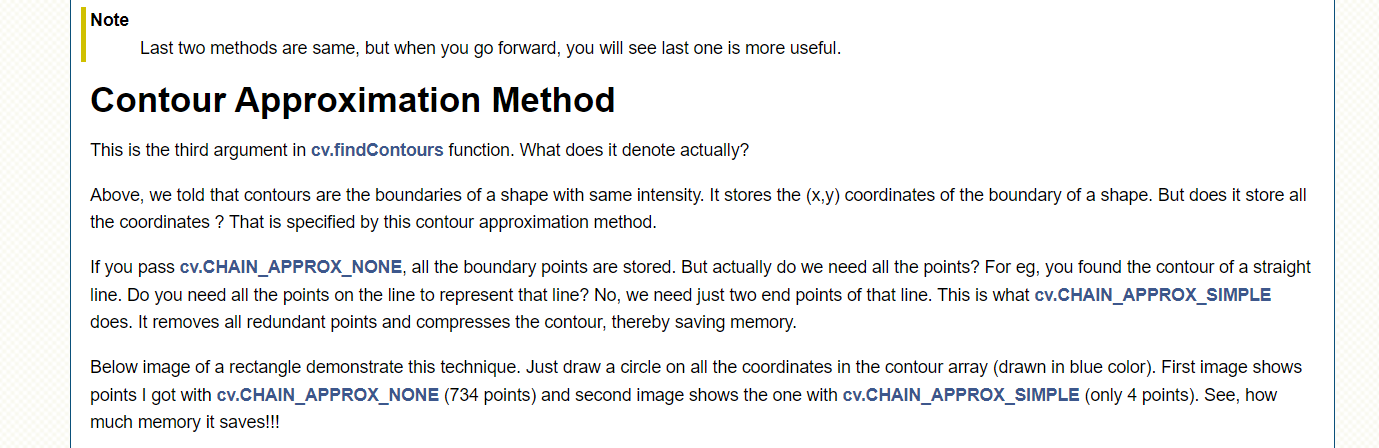
#> input picture rapid_ocr_with_my_text_detector/in.png, 1379 x 448 px
$ python my_text_detector.py
#> lines starting #> are read from the running program, lines starting #| are printed output that depends on the picture; after the words box and inside, x2 and y2 are one past the last pixel; in counts of white or black regions, pixels touching at a corner belong together
#> further down, image is the input picture: shape (448, 1379, 3); mean B, G, R 240.1, 240, 239.7
import cv2
import numpy as np
import time

def detect_text(image, show_result=False):

#> called with show_result = True
    st = time.time()

    #grayscale
    gray = cv2.cvtColor(image,cv2.COLOR_BGR2GRAY)
    # cv2.imshow('gray',gray)
    # cv2.waitKey(0)

    #binary # not used
    # ret, thresh = cv2.threshold(gray,127,255,cv2.THRESH_BINARY_INV)

    edges = cv2.Canny(gray, 100, 200)
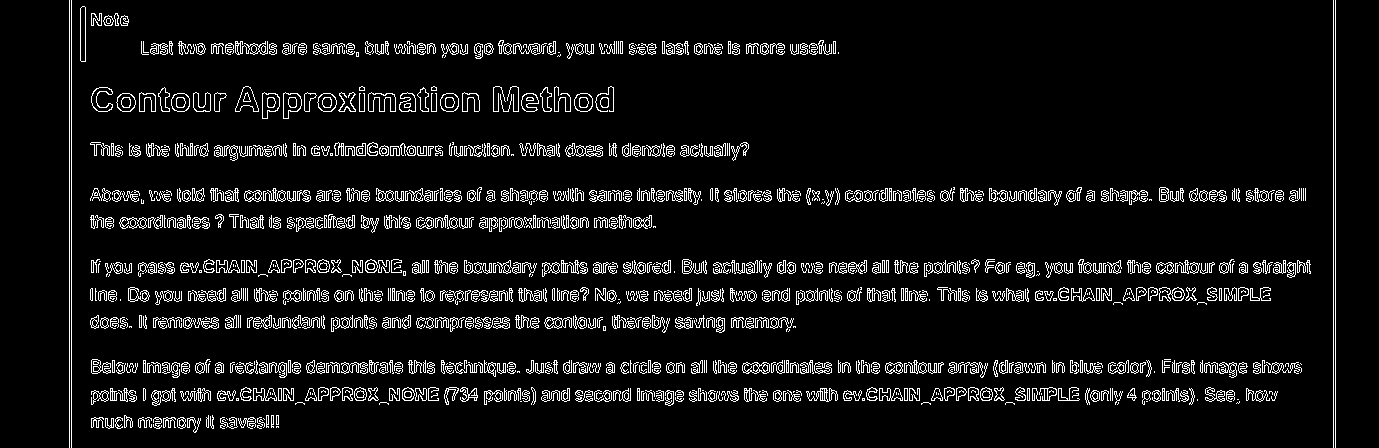
#> edges: shape (448, 1379); 7.2% white in thin lines or dots
    # cv2.imshow('edges', edges)
    # cv2.waitKey(0)


    kernel = np.ones((5,3),np.uint8)
    closing = cv2.morphologyEx(edges, cv2.MORPH_CLOSE, kernel)
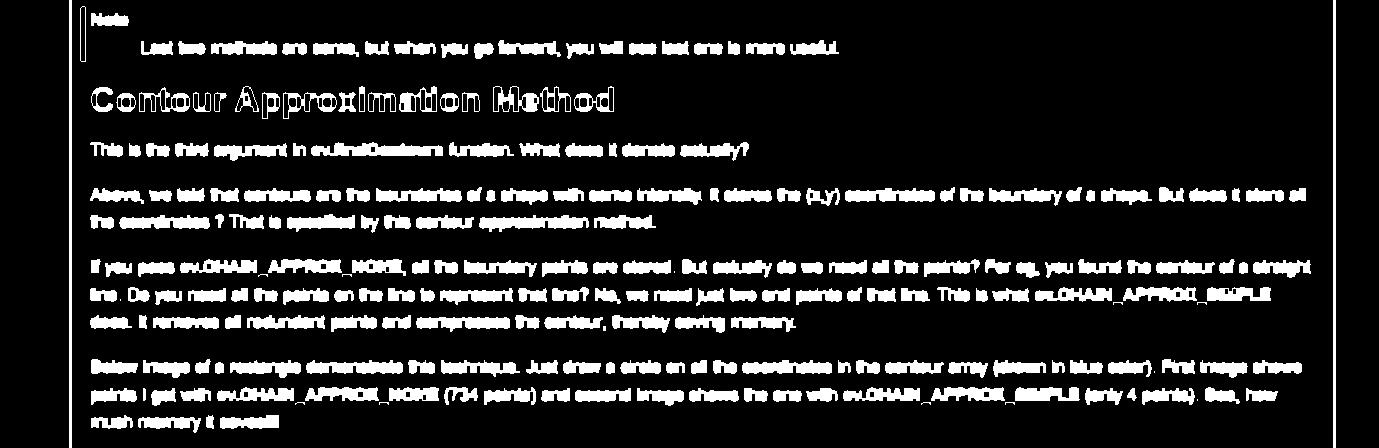
#> closing: shape (448, 1379); 13.9% white; 233 white regions (13 under 20 px), largest, box (x1, y1, x2, y2) and area: (69, 0, 72, 448) 1344, (1333, 0, 1336, 448) 1344, (311, 142, 443, 156) 1265
    # cv2.imshow('closing', closing)
    #cv2.waitKey(0)


    kernel = np.ones((4,4),np.uint8)
    erosion = cv2.erode(closing, kernel, iterations = 1)
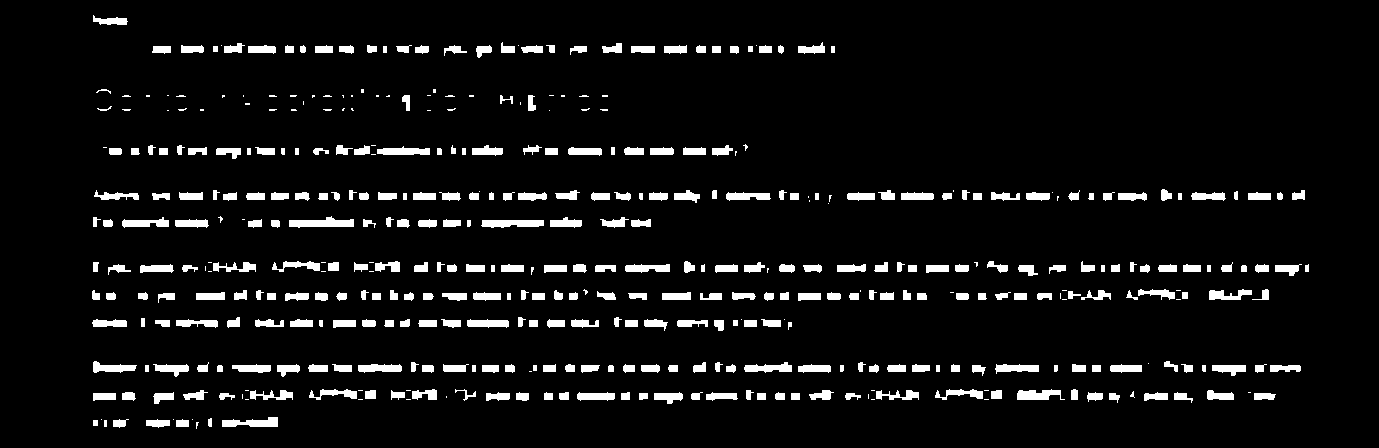
#> erosion: shape (448, 1379); 6.5% white; 446 white regions (99 under 20 px), largest, box (x1, y1, x2, y2) and area: (289, 216, 354, 228) 485, (481, 220, 544, 228) 423, (222, 417, 278, 427) 386
    # cv2.imshow('erosion', erosion)
    #cv2.waitKey(0)

    #dilation
    kernel = np.ones((5,20), np.uint8)
    img_dilation = cv2.dilate(erosion, kernel, iterations=2)
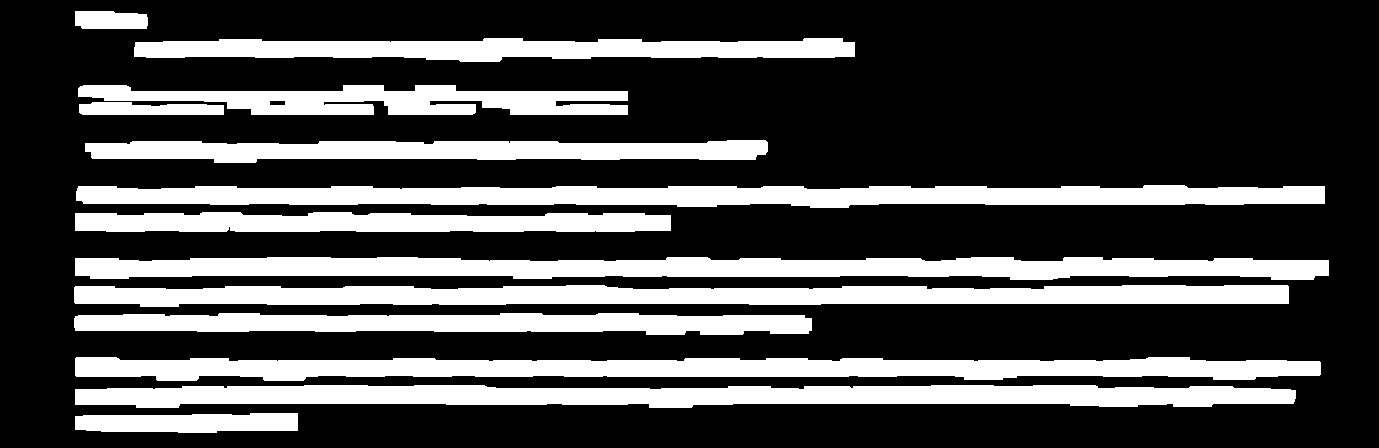
#> img_dilation: shape (448, 1379); 28.2% white; 13 white regions
    # cv2.imshow('dilated',img_dilation)
    #cv2.waitKey(0)

    #find contours

    ctrs, hier = cv2.findContours(img_dilation.copy(), cv2.RETR_LIST, cv2.CHAIN_APPROX_SIMPLE)
#> ctrs = 14 contours; largest, box (x1, y1, x2, y2) and area: (75, 257, 1329, 280) 21247, (75, 385, 1296, 408) 20813, (76, 185, 1325, 208) 20682, (75, 357, 1321, 381) 20677, (74, 285, 1289, 307) 19827

    #sort contours
    def func(ctr):
        rect = cv2.boundingRect(ctr)
#> rect = (75, 413, 223, 20)
        n = rect[1]
#> n = 413
        n = n - n % 10
#> n = 410
        return n, rect[0]

    sorted_ctrs = sorted(ctrs, key=func)
#> sorted_ctrs has the same summary as ctrs

    sorted_ctrs = [
        cv2.boundingRect(ctr)
        for ctr in sorted_ctrs
    ]
#> sorted_ctrs = 14 items, first 6: (75, 11, 73, 18), (134, 38, 721, 24), (78, 85, 550, 30), (79, 102, 145, 13), (269, 100, 17, 6), (85, 140, 683, 23)

    real_sorted_ctrs = []
    while len(sorted_ctrs) != 0:
        x, y, w, h = sorted_ctrs[0]
        top = h / 2 + y

        line = []
        for i in range(len(sorted_ctrs)):
            this_x, this_y, this_w, this_h = sorted_ctrs[i]
            this_top = this_h / 2 + this_y
            if abs(top - this_top) < 11:
                line.append(
                    i
                )
        for i in line:
            real_sorted_ctrs.append(
                sorted_ctrs[i]
            )
            sorted_ctrs[i] = None


        sorted_ctrs = [
            i
            for i in sorted_ctrs
            if i is not None
        ]
#> this loop made 12 passes
#> (x, y, w, h, top) on passes 1, 2, 3, 4, 5, 6, 7, 8, 9, 12: (75, 11, 73, 18, 20), (134, 38, 721, 24, 50), (78, 85, 550, 30, 100), (85, 140, 683, 23, 151.5), (76, 185, 1249, 23, 196.5), (75, 212, 596, 20, 222), (75, 257, 1254, 23, 268.5), (74, 285, 1215, 22, 296), (74, 313, 738, 22, 324), (75, 413, 223, 20, 423)
#> (x, y, w, h, top, sorted_ctrs) on passes 10 to 11: (75, 357, 1246, 24, 369, [(75, 385, 1221, 23), (75, 413, 223, 20)]), (75, 385, 1221, 23, 396.5, [(75, 413, 223, 20)])
#> after the loop, real_sorted_ctrs has the same summary as sorted_ctrs; sorted_ctrs = []


    contours_list = []
    for i, ctr in enumerate(real_sorted_ctrs):
        # Get bounding box
        x, y, w, h = ctr

        limit = 15
        if w < limit or h < limit:
            continue

        contours_list.append(
            [
                x, y, w, h
            ]
        )
#> this loop made 14 passes
#> (x, y, w, h) on passes 1 to 12: (75, 11, 73, 18), (134, 38, 721, 24), (78, 85, 550, 30), (79, 102, 145, 13), (269, 100, 17, 6), (85, 140, 683, 23), (76, 185, 1249, 23), (75, 212, 596, 20), (75, 257, 1254, 23), (74, 285, 1215, 22), (74, 313, 738, 22), (75, 357, 1246, 24)
#> after the loop, contours_list = [[75, 11, 73, 18], [134, 38, 721, 24], [78, 85, 550, 30], [85, 140, 683, 23], [76, 185, 1249, 23], [75, 212, 596, 20], [75, 257, 1254, 23], [74, 285, 1215, 22], [74, 313, 738, 22], [75, 357, 1246, 24], [75, 385, 1221, 23], [75, 413, 223, 20]]


    # different form. not used.
    # _contours_list = []
    # for contour in contours_list:
    #     x, y, w, h = contour
    #     _contours_list.append([
    #         x,
    #         y,
    #         x+w,
    #         y+h,
    #     ])


    dt = time.time() - st
    # print("[my_detect_text] time consuming:", dt)

    if show_result:
        for contour in contours_list:
            x, y, w, h = contour
            cv2.rectangle(image,(x,y),( x + w, y + h ),(90,0,255),2)
#> this loop made 12 passes
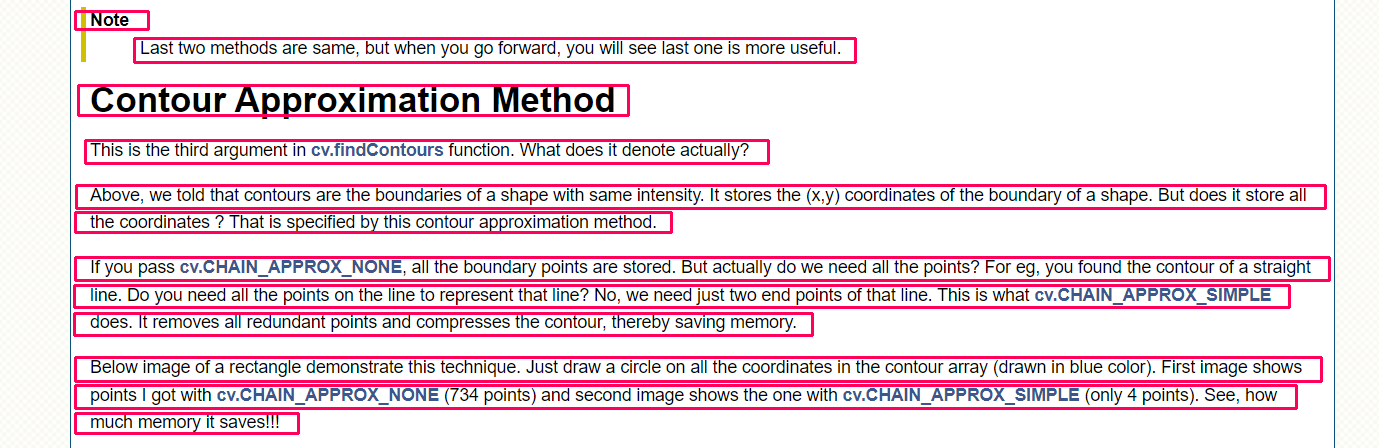
#> image: shape (448, 1379, 3); 9.74% of pixels changed, all inside (x1, y1, x2, y2) = (73, 10, 1331, 435)

        # cv2.imwrite('final_bounded_box_image.png', image)
        #cv2.imshow('marked areas',image)
        #cv2.waitKey(0)


    cropped_images = []
    for contour in contours_list:
        x, y, w, h = contour
        img = image[y:y+h, x:x+w]
        # cv2.imshow('test', img)
        # cv2.waitKey(0)
        cropped_images.append(img)
#> this loop made 12 passes
#> pass 3, in detect_text, `img = image[y:y+h, x:x+w]`:
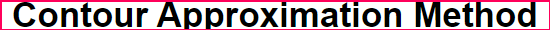
#> img: shape (30, 550, 3); mean B, G, R 157.9, 148.4, 175.1
#> after the loop, cropped_images = 12 items

    return contours_list, cropped_images


if __name__ == '__main__':
    #import image
    image = cv2.imread('in.png')
    contours_list, cropped_images = detect_text(
        image,
        show_result=True
    )
#> cropped_images = 12 items
    print("len(contours_list):", len(contours_list))
#| len(contours_list): 12
